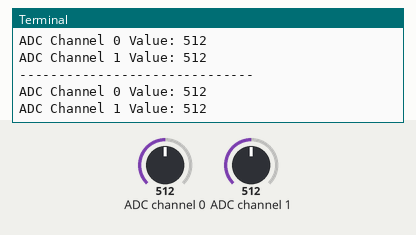
Recording of a program running on a simulated Raspberry Pi (BCM pin numbers). On the bench: the last lines printed to the terminal. The inputs (shaded band) are chosen by the test bench; at power-on: ADC channel 0 = 512, ADC channel 1 = 512 (analog values on the 0–1023 scale).

Above: at 1.2 s.
1.3 s: ADC channel 0 set to 716
At 1.9 s:
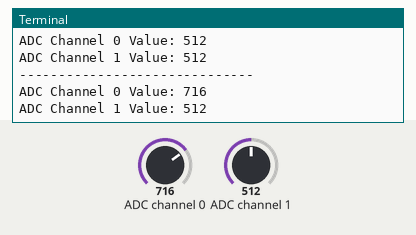
2.8 s: ADC channel 1 set to 716
At 3.4 s:
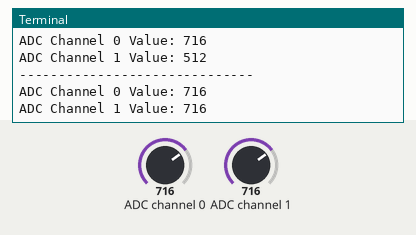
4.3 s: ADC channel 0 set to 900
At 4.9 s:
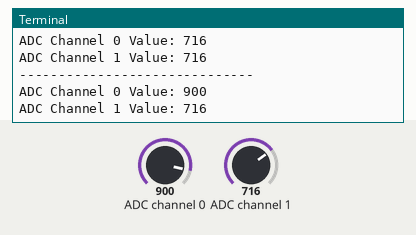
5.8 s: ADC channel 1 set to 900
At 6.4 s:
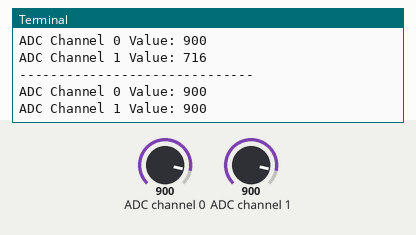
Timing chart, 0 to 8.3 s (numbered marks = the images above; inputs shaded):
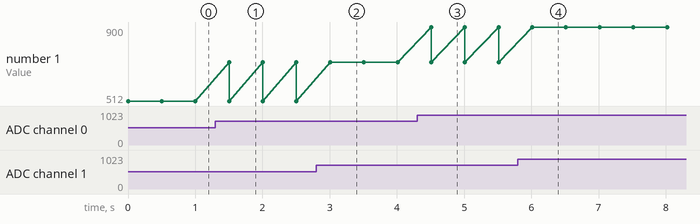

Measured:
- after the input at 1.3 s, the terminal: prints a new line after 0.20 s (image 1)
- after the input at 2.8 s, the terminal: prints a new line after 0.21 s (image 2)
- after the input at 4.3 s, the terminal: prints a new line after 0.21 s (image 3)
- after the input at 5.8 s, the terminal: prints a new line after 0.21 s (image 4)

The program:

004_1_gpio_adc0.py
```python
'''
MCP3008
CH0
CH1
SPI 통신 (/dev/spidev0.0)
'''

import spidev
import time
#import RPi.GPIO as GPIO

delay = 0.5
adc_channel0 = 0  # MCP3008의 CH0 채널을 사용
adc_channel1 = 1  # MCP3008의 CH1 채널을 사용

spi = spidev.SpiDev()
spi.open(0, 0)  # SPI 버스 0, 디바이스 0
#spi.max_speed_hz = 1350000  # SPI 최대 속도 설정 (1.35MHz)
spi.max_speed_hz = 1000000

# MCP3008의 channel 채널을 읽어오는 함수
def read_adc(channel):
    if channel < 0 or channel > 7:
        raise ValueError("ADC channel must be between 0 and 7")

    # MCP3008의 SPI 통신을 통해 ADC 값을 읽어옴
    adc = spi.xfer2([1, (8 + channel) << 4, 0])
    result = ((adc[1] & 3) << 8) + adc[2]
    return result

try:
    while True:
        adc_value = read_adc(adc_channel0)  # ADC 값 읽기
        print(f"ADC Channel {adc_channel0} Value: {adc_value}")  # ADC 값 출력


        adc_value = read_adc(adc_channel1)  # ADC 값 읽기
        print(f"ADC Channel {adc_channel1} Value: {adc_value}")  # ADC 값 출력

        time.sleep(delay)  # 지정된 시간만큼 대기
        print("-" * 30)  # 구분선 출력

except KeyboardInterrupt:
    print("\nExiting program")

finally:
    spi.close()
    print("SPI communication closed")

# GPIO.cleanup()  # GPIO 설정을 초기화 (필요시 사용)
print("Program finished")
```
